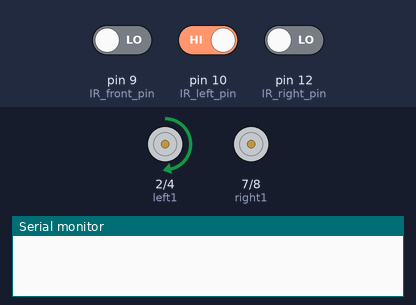
Bench run of a sketch on a simulated Arduino Uno, built with avr-gcc and run on an emulated ATmega328P. Shown: motor-driver pin pairs drawn as motors (green arrow = first pin HIGH = forward, orange = second pin HIGH = backward, longer = more drive, scaled by the enable pin), the last lines printed to the serial monitor. Inputs (shaded band) come from the test bench; at power-on: pin 9 (IR_front_pin) LOW, pin 10 (IR_left_pin) HIGH, pin 12 (IR_right_pin) LOW.

Above: at 1.2 s.
1.3 s: pin 9 (IR_front_pin) driven HIGH
At 3.5 s:
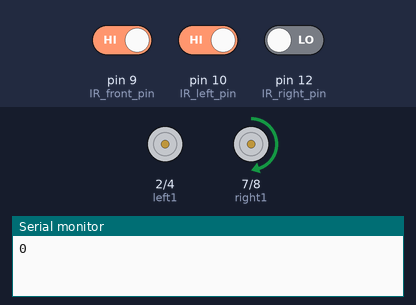
4.3 s: pin 10 (IR_left_pin) driven LOW
At 5.6 s:
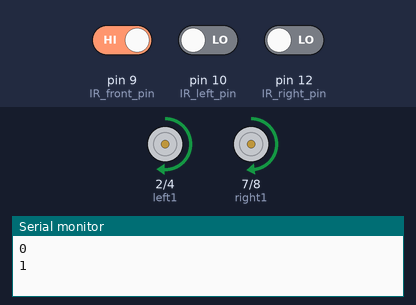
7.3 s: pin 9 (IR_front_pin) driven LOW
10.3 s: pin 12 (IR_right_pin) driven HIGH
At 11.5 s:
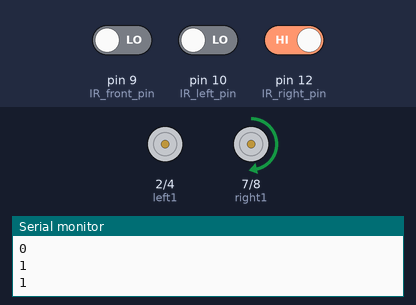
11.8 s: pin 10 (IR_left_pin) driven HIGH
At 12.8 s:
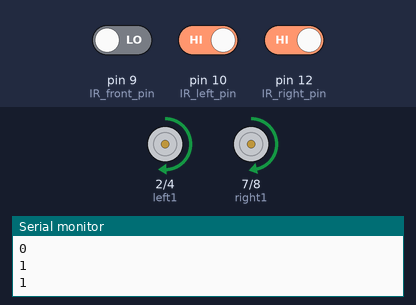
Timing chart, 0 to 14.3 s (numbered marks = the images above; inputs shaded):
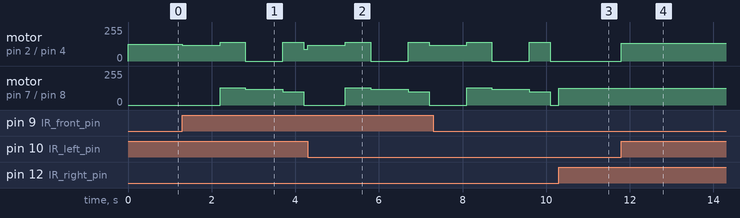

Measured:
- after the input at 10.3 s, motor on pin 7 (right1) / pin 8 (right2): stopped → forward 125/255 at once
- after the input at 11.8 s, motor on pin 2 (left1) / pin 4 (left2): stopped → forward 135/255 at once

The sketch:

LineFollower.ino
```cpp
int left1 = 2, right1 = 7, enable_left = 6; // left1, left2 and enable_left decide the polarity and speed (through PWM) of the left motor;
int left2 = 4, right2 = 8, enable_right = 5; // right1, right2 and enable_right decide the polarity and speed (through PWM) of the right motor;

float direction = 1;     // Direction of movement of the bot: +1 for forward and 0 for backward motion.

int IR_left_pin =10;  // pin connections for left and right IR sensors
int IR_right_pin = 12;
int IR_front_pin = 9;// Output of the left IR sensor goes to pin number 3 and that of the right IR sensor goes to pin 12

int IR_left = 0;
int IR_right = 0;
int IR_front = 0;

void setup() {

 pinMode(left1, OUTPUT);         // modes for the pins connected to the two dc motors.
 pinMode(left2, OUTPUT);
 pinMode(right1, OUTPUT);
 pinMode(right2, OUTPUT);
 pinMode(enable_left, OUTPUT);
 pinMode(enable_right, OUTPUT);
 pinMode(IR_left_pin, INPUT);
 pinMode(IR_right_pin, INPUT);
 pinMode(IR_front_pin, INPUT);

 Serial.begin(9600);

}

void loop()
{
 IR_left = digitalRead(IR_left_pin);     // Reading the output givin by the IR sensors
 IR_right = digitalRead(IR_right_pin);
 IR_front = digitalRead(IR_front_pin);

 if (IR_left==0 && IR_right==0 && IR_front == 0)
 {
    halt();
 }

 if (IR_left==1 && IR_right==1 && IR_front == 0)
 {
   forward(135,125);
 }

 if (IR_left==1 && IR_right==0 && IR_front == 0)
 {
   forward(125,0);
 }

 if (IR_left==0 && IR_right==1 && IR_front == 0)
 {
   forward(0,125);
 }
if (digitalRead(IR_front_pin) == 1 )
{
 Serial.println(IR_front);
 forward(120,0);
 delay(900);
 forward(140,130);
 delay(600);
 forward(0,120);
 delay(900);
  forward(105,100);
 delay(500);


 do{

   IR_left = digitalRead(IR_left_pin);     // Reading the output givin by the IR sensors
   IR_right = digitalRead(IR_right_pin);
   forward(70,100);
 } while(IR_left!=0 && IR_right!=0);
 do
 {
  IR_left = digitalRead(IR_left_pin);     // Reading the output givin by the IR sensors
   IR_right = digitalRead(IR_right_pin);
  forward(90,0);
 } while(IR_left!=0);
}

}

void forward(int speed_left, int speed_right)  // Moves the bot forward. Takes PWM values (0-255) of left and right motor as input.
{
 analogWrite(enable_left, speed_left);
 analogWrite(enable_right, speed_right);
 digitalWrite(left1, HIGH);
 digitalWrite(left2, LOW);
 digitalWrite(right1, HIGH);
 digitalWrite(right2, LOW); // Forward
}


void halt()
{
 analogWrite(enable_left, 0);
 analogWrite(enable_right, 0);
 digitalWrite(left1, LOW);
 digitalWrite(left2, LOW);
 digitalWrite(right1, LOW);
 digitalWrite(right2, LOW); //Stop

}
```
